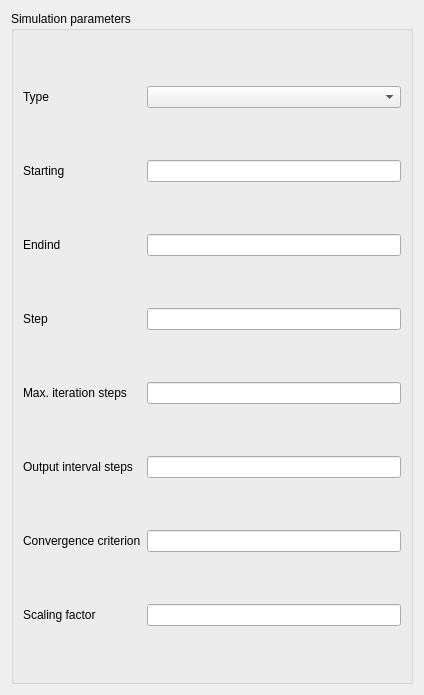
<?xml version="1.0" encoding="UTF-8"?>
<ui version="4.0">
 <class>MySimIIGui::SolverSettings</class>
 <widget class="QWidget" name="MySimIIGui::SolverSettings">
  <property name="geometry">
   <rect>
    <x>0</x>
    <y>0</y>
    <width>424</width>
    <height>695</height>
   </rect>
  </property>
  <property name="minimumSize">
   <size>
    <width>150</width>
    <height>250</height>
   </size>
  </property>
  <property name="sizeIncrement">
   <size>
    <width>0</width>
    <height>0</height>
   </size>
  </property>
  <property name="baseSize">
   <size>
    <width>0</width>
    <height>0</height>
   </size>
  </property>
  <property name="windowTitle">
   <string>Solver settings</string>
  </property>
  <layout class="QGridLayout" name="gridLayout_3">
   <item row="0" column="0">
    <widget class="QGroupBox" name="groupBox_2">
     <property name="title">
      <string>Simulation parameters</string>
     </property>
     <layout class="QGridLayout" name="gridLayout_2">
      <item row="2" column="0">
       <widget class="QLabel" name="label_2">
        <property name="text">
         <string>Endind</string>
        </property>
       </widget>
      </item>
      <item row="2" column="1">
       <widget class="QLineEdit" name="lineEdit_Ending"/>
      </item>
      <item row="5" column="1">
       <widget class="QLineEdit" name="lineEdit_OutputSteps"/>
      </item>
      <item row="1" column="1">
       <widget class="QLineEdit" name="lineEdit_Starting"/>
      </item>
      <item row="3" column="0">
       <widget class="QLabel" name="label_3">
        <property name="text">
         <string>Step</string>
        </property>
       </widget>
      </item>
      <item row="7" column="1">
       <widget class="QLineEdit" name="lineEdit_ScalFactor"/>
      </item>
      <item row="4" column="1">
       <widget class="QLineEdit" name="lineEdit_MaxIterSteps"/>
      </item>
      <item row="5" column="0">
       <widget class="QLabel" name="label_5">
        <property name="text">
         <string>Output interval steps</string>
        </property>
       </widget>
      </item>
      <item row="6" column="0">
       <widget class="QLabel" name="label_6">
        <property name="text">
         <string>Convergence criterion</string>
        </property>
       </widget>
      </item>
      <item row="7" column="0">
       <widget class="QLabel" name="label_7">
        <property name="text">
         <string>Scaling factor</string>
        </property>
       </widget>
      </item>
      <item row="1" column="0">
       <widget class="QLabel" name="label">
        <property name="text">
         <string>Starting</string>
        </property>
       </widget>
      </item>
      <item row="6" column="1">
       <widget class="QLineEdit" name="lineEdit_ConvergCri"/>
      </item>
      <item row="3" column="1">
       <widget class="QLineEdit" name="lineEdit_Step"/>
      </item>
      <item row="4" column="0">
       <widget class="QLabel" name="label_4">
        <property name="text">
         <string>Max. iteration steps</string>
        </property>
       </widget>
      </item>
      <item row="0" column="1">
       <widget class="QComboBox" name="comboBoxType"/>
      </item>
      <item row="0" column="0">
       <widget class="QLabel" name="label_8">
        <property name="text">
         <string>Type</string>
        </property>
       </widget>
      </item>
     </layout>
    </widget>
   </item>
  </layout>
 </widget>
 <resources/>
 <connections/>
</ui>
